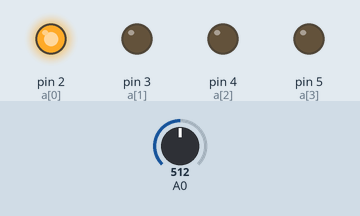
The sketch below on a simulated Arduino Uno, built with avr-gcc and run on an emulated ATmega328P. On the bench: output pins drawn as LEDs (lit = HIGH). Inputs (shaded band) come from the test bench; at power-on: A0 = 512.

Above: at 4.3 s.
4.4 s: A0 set to 716
At 4.9 s:
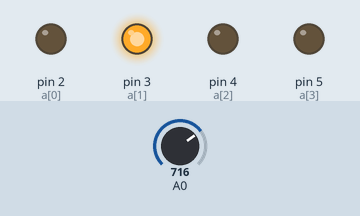
At 11.4 s:
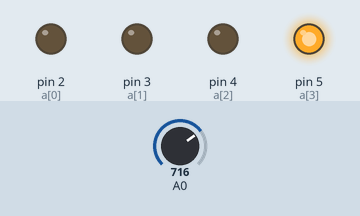
13.0 s: A0 set to 511
17.5 s: A0 set to 900
At 25.4 s:
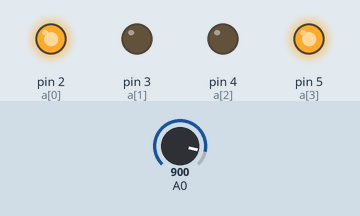
26.1 s: A0 set to 1023
34.7 s: A0 set to 122
Timing chart, 0 to 40.2 s (numbered marks = the images above; inputs shaded):
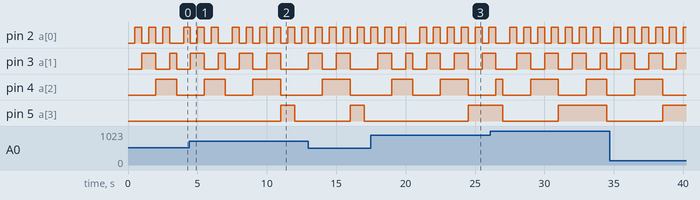

The sketch:

analog_read_led.ino
```cpp
const int a[]={2,3,4,5};
int i,j,k,b[4],l;
void setup() {
  // put your setup code here, to run once:
for(i=0;i<4;i++)
{
  pinMode(a[i],OUTPUT);
}
}

void loop() {
  // put your main code here, to run repeatedly:
l=map(analogRead(A0),0,1023,0,15);
for(i=0;i<l;i++)
{
  k=i;
  for(j=0;j<4;j++)
  {
    b[j]=k%2;
    k/=2;
  }
  for(j=0;j<4;j++)
  {
    digitalWrite(a[j],b[j]);
  }
  delay(500);
}
}
```

Measured:
- after the input at 4.4 s, pin 5 (a[3]): LOW → HIGH after 6.6 s, → LOW 1.0 s later
- after the input at 17.5 s, pin 5 (a[3]): LOW → HIGH after 7.0 s
- by itself, pin 2 (a[0]): repeats every 1.0 s: HIGH 0.50 s, LOW 0.50 s
